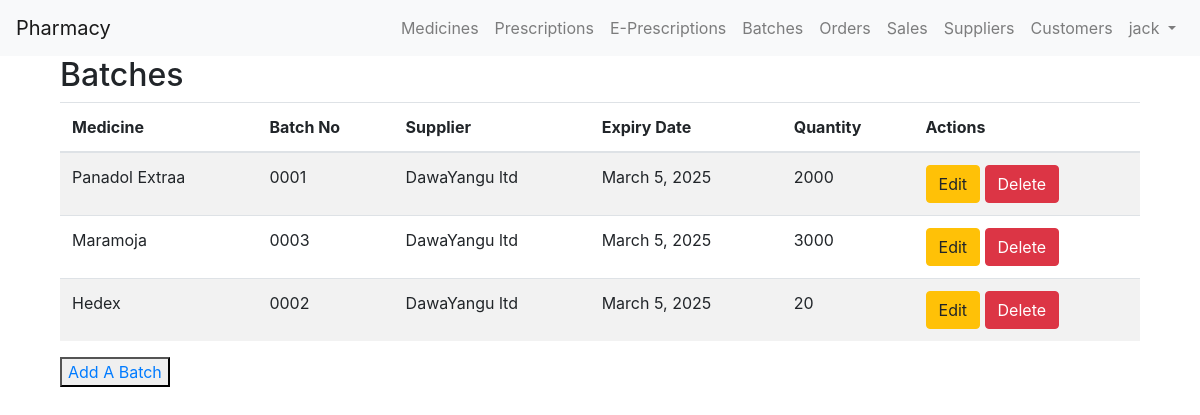
/batches/ (signed in), run on the app's committed database.
### chemistApi/models.py (models this page shows, shortened)
class Batch(models.Model):
    medicine = models.ForeignKey(Medicine, on_delete=models.CASCADE, related_name='batches')
    supplier = models.ForeignKey(Supplier, null=True, on_delete=models.CASCADE)
    batch_no = models.CharField(max_length=100)
    expiry_date = models.DateField()
    quantity = models.PositiveIntegerField()

class Medicine(models.Model):
    name = models.CharField(max_length=255)
    supplier = models.ForeignKey(Supplier, on_delete=models.CASCADE)
    description = models.TextField(default='No description provided')
    price = models.DecimalField(max_digits=10, decimal_places=2, default=0)

class Supplier(models.Model):
    name = models.CharField(max_length=100)
    email = models.EmailField(default='e.g supplier@gmail.com')
    phone_number = models.CharField(max_length=20, default='e.g 1234567890')

### chemistApi/views.py (the view)
# urls.py: path('batches/', views.BatchListView.as_view(), name='batch_list'),
class BatchListView(ListView):
    model = Batch
    template_name = 'batch_list.html'
    context_object_name = 'batches'

### chemistApi/templates/batch_list.html
{% extends 'base.html' %}
{% block content %}
<div class="container">
    <h2>Batches</h2>
    <table class="table table-striped">
        <thead>
            <tr>
                <th>Medicine</th>
                <th>Batch No</th>
				<th>Supplier</th>
                <th>Expiry Date</th>
                <th>Quantity</th>
                <th>Actions</th>
            </tr>
        </thead>
        <tbody>
            {% for batch in batches %}
            <tr>
                <td>{{ batch.medicine.name }}</td>
                <td>{{ batch.batch_no }}</td>
                <td>{{ batch.supplier.name }}</td>
                <td>{{ batch.expiry_date }}</td>
                <td>{{ batch.quantity }}</td>
                <td>
                    <a href="{% url 'batch_update' batch.pk %}" class="btn btn-warning">Edit</a>
                    <a href="{% url 'batch_delete' batch.pk %}" class="btn btn-danger">Delete</a>
                </td>
            </tr>
            {% endfor %}
        </tbody>
    </table>
	<button>
		<a href="{% url 'add_batch'%}">Add A Batch</a>
	</button>
</div>
{% endblock %}

### chemistApi/templates/base.html (shortened to what this page needs)
<!DOCTYPE html>
<html lang="en">
<head>
    <link rel="stylesheet" href="https://stackpath.bootstrapcdn.com/bootstrap/4.3.1/css/bootstrap.min.css">
</head>
<body>
    <nav class="navbar navbar-expand-lg navbar-light bg-light">
        <a class="navbar-brand" href="{% url 'sale_create' %}">Pharmacy</a>
        <div class="collapse navbar-collapse" id="navbarNav">
            <ul class="navbar-nav ml-auto">
                {% if user.is_authenticated %}
                <li class="nav-item">
                    <a class="nav-link" href=" {%url 'medicine_list'%}">Medicines</a>
                </li>
                 <li class="nav-item">
                    <a class="nav-link" href=" {%url 'list_prescriptions'%}">Prescriptions</a>
                </li>
                 <li class="nav-item">
                    <a class="nav-link" href=" {%url 'list_e_prescriptions'%}">E-Prescriptions</a>
                </li>
                <li class="nav-item">
                    <a class="nav-link" href=" {%url 'batch_list'%}">Batches</a>
                </li>
                <li class="nav-item">
                    <a class="nav-link" href="{% url 'order_list'%}">Orders</a>
                </li>
                <li class="nav-item">
                    <a class="nav-link" href="{% url 'sale_list'%}">Sales</a>
                </li>
                <li class="nav-item">
                    <a class="nav-link" href="{% url 'supplier_list'%}">Suppliers</a>
                </li>
                <li class="nav-item">
                    <a class="nav-link" href="{%url 'customer_list'%}">Customers</a>
                </li>
                    <li class="nav-item dropdown">
                        <a class="nav-link dropdown-toggle" href="#" id="navbarDropdown" role="button" data-toggle="dropdown" aria-haspopup="true" aria-expanded="false">
                            {{ user.username }}
                        </a>
                    </li>
                {% endif %}
            </ul>
        </div>
    </nav>
    <div class="container">
        {% block content %}
        {% endblock %}
    </div>
</body>
</html>

### data on the page
Batch: medicine.name "Panadol Extraa", batch_no "0001", supplier.name "DawaYangu ltd", expiry_date "March 5, 2025", quantity "2000"
Batch: medicine.name "Maramoja", batch_no "0003", supplier.name "DawaYangu ltd", expiry_date "March 5, 2025", quantity "3000"
Batch: medicine.name "Hedex", batch_no "0002", supplier.name "DawaYangu ltd", expiry_date "March 5, 2025", quantity "20"

### other printed values
{{ user.username }} "jack"
